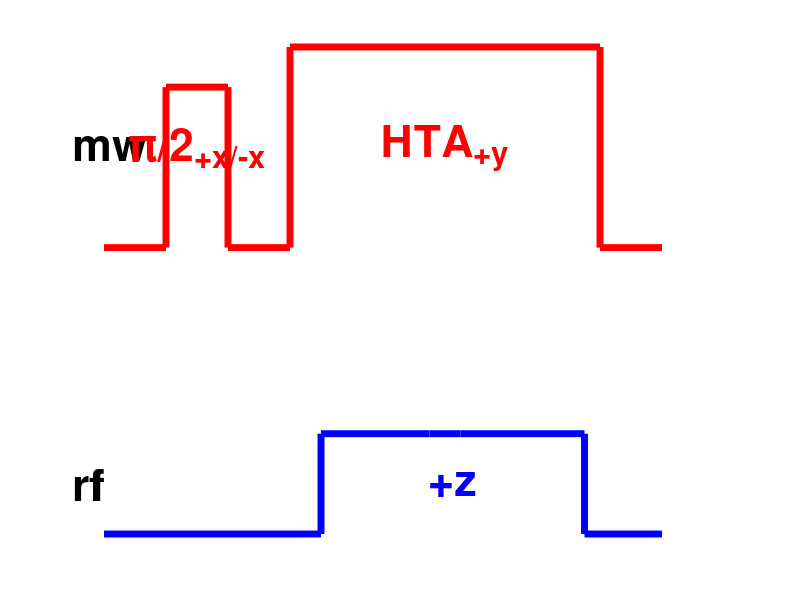

MATLAB code to generate this figure:
tmw  = [0.0 1.0 1.0 2.0 2.0 3.0 3.0 8.0 8.0 9.0];
smw  = [0.0 0.0 0.8 0.8 0.0 0.0 1.0 1.0 0.0 0.0];
trfa = [0.0 1.0 1.0 2.0 2.0 3.5 3.5 5.25 5.25 5.75 5.75 7.75 7.75 9.0];
srfa = [0.0 0.0 0.0 0.0 0.0 0.0 0.5 0.50 0.50 0.50 0.50 0.50 0.00 0.0];

subplot(2, 1, 1)
plot(tmw, smw, 'LineWidth', 5, 'Color', 'red')
ylim([0 1])
axis off
text(-0.5, 0.5, 'mw', 'FontWeight', 'bold', 'FontSize', 32)
text(1.5, 0.5, '\pi/2_{+x/-x}', 'FontWeight', 'bold', 'FontSize', 32, 'Color', 'red', 'HorizontalAlignment', 'center')
text(5.5, 0.5, 'HTA_{+y}', 'FontWeight', 'bold', 'FontSize', 32, 'Color', 'red', 'HorizontalAlignment', 'center')

subplot(2, 1, 2)
plot(trfa, srfa, 'LineWidth', 5, 'Color', 'blue')
ylim([0 1])
axis off
text(-0.5, 0.25, 'rf', 'FontWeight', 'bold', 'FontSize', 32)
text(5.625, 0.25, '+z', 'FontWeight', 'bold', 'FontSize', 32, 'Color', 'blue', 'HorizontalAlignment', 'center')

print('~/git/uni-writing/res/dressed-spins-epr/pulse_dsr1d', '-dpng')